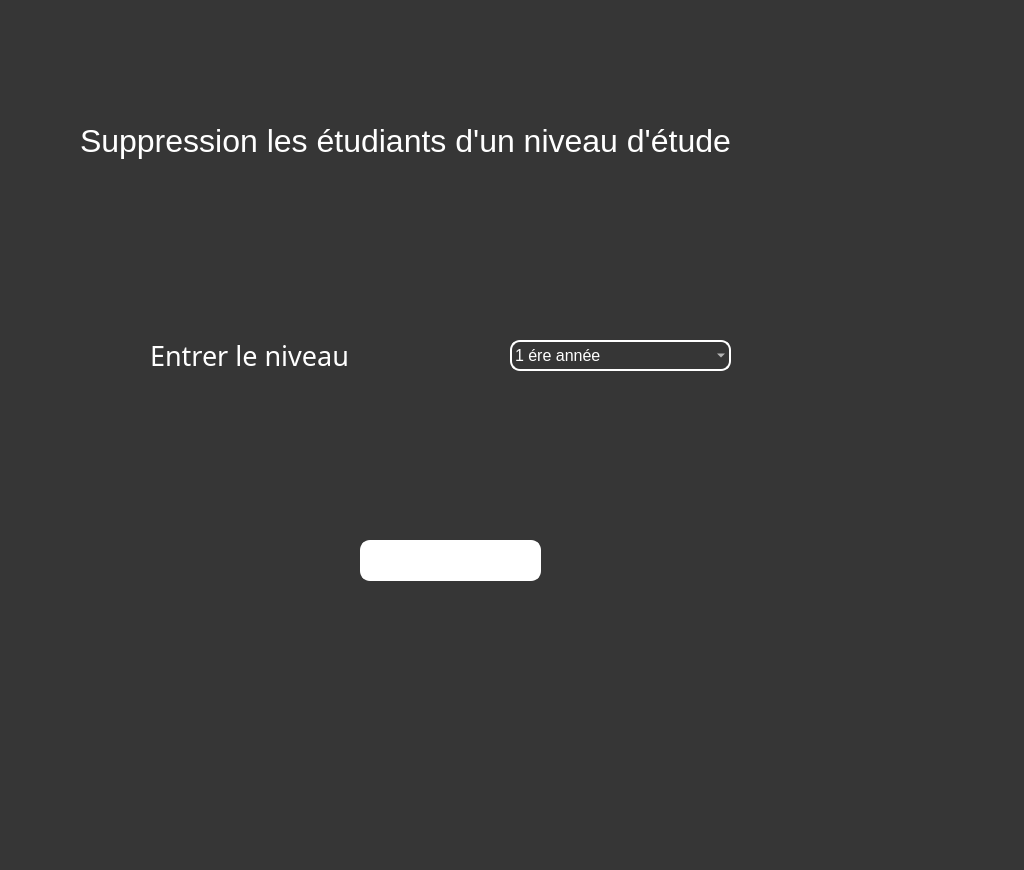
<?xml version="1.0" encoding="UTF-8"?>
<ui version="4.0">
 <class>suppression_niveau_donne</class>
 <widget class="QWidget" name="suppression_niveau_donne">
  <property name="geometry">
   <rect>
    <x>0</x>
    <y>0</y>
    <width>1024</width>
    <height>870</height>
   </rect>
  </property>
  <property name="windowTitle">
   <string>Form</string>
  </property>
  <property name="styleSheet">
   <string notr="true">color: rgb(255, 255, 255);
background-image: url(:/ressources/23.jpg);
background-color: rgb(54, 54, 54);</string>
  </property>
  <widget class="QLabel" name="label">
   <property name="geometry">
    <rect>
     <x>150</x>
     <y>330</y>
     <width>261</width>
     <height>51</height>
    </rect>
   </property>
   <property name="font">
    <font>
     <family>Bahnschrift SemiLight</family>
     <pointsize>20</pointsize>
    </font>
   </property>
   <property name="styleSheet">
    <string notr="true">background:transparent;
color: rgb(255, 255, 255);

border-radius:10px</string>
   </property>
   <property name="text">
    <string>Entrer le niveau</string>
   </property>
  </widget>
  <widget class="QPushButton" name="suppniveau">
   <property name="geometry">
    <rect>
     <x>360</x>
     <y>540</y>
     <width>181</width>
     <height>41</height>
    </rect>
   </property>
   <property name="maximumSize">
    <size>
     <width>1024</width>
     <height>870</height>
    </size>
   </property>
   <property name="font">
    <font>
     <family>Bahnschrift SemiLight</family>
     <pointsize>16</pointsize>
    </font>
   </property>
   <property name="styleSheet">
    <string notr="true">color: rgb(54, 54, 54);
background-color: rgb(255, 255, 255);

color: rgb(255, 255, 255);
border:2px solid white;
border-radius:10px</string>
   </property>
   <property name="text">
    <string>supprimer</string>
   </property>
  </widget>
  <widget class="QLabel" name="label_2">
   <property name="geometry">
    <rect>
     <x>80</x>
     <y>90</y>
     <width>841</width>
     <height>101</height>
    </rect>
   </property>
   <property name="font">
    <font>
     <pointsize>24</pointsize>
    </font>
   </property>
   <property name="styleSheet">
    <string notr="true">background:transparent;
color: rgb(255, 255, 255);

border-radius:10px</string>
   </property>
   <property name="text">
    <string>Suppression les étudiants d'un niveau d'étude</string>
   </property>
  </widget>
  <widget class="QComboBox" name="comboBox">
   <property name="geometry">
    <rect>
     <x>510</x>
     <y>340</y>
     <width>221</width>
     <height>31</height>
    </rect>
   </property>
   <property name="font">
    <font>
     <pointsize>12</pointsize>
    </font>
   </property>
   <property name="styleSheet">
    <string notr="true">background:transparent;
color: rgb(255, 255, 255);
border:2px solid white;
border-radius:10px</string>
   </property>
   <item>
    <property name="text">
     <string>1 ére année</string>
    </property>
   </item>
   <item>
    <property name="text">
     <string>2 éme année</string>
    </property>
   </item>
   <item>
    <property name="text">
     <string>3 éme année</string>
    </property>
   </item>
   <item>
    <property name="text">
     <string/>
    </property>
   </item>
  </widget>
 </widget>
 <resources>
  <include location="ressources.qrc"/>
 </resources>
 <connections/>
</ui>
